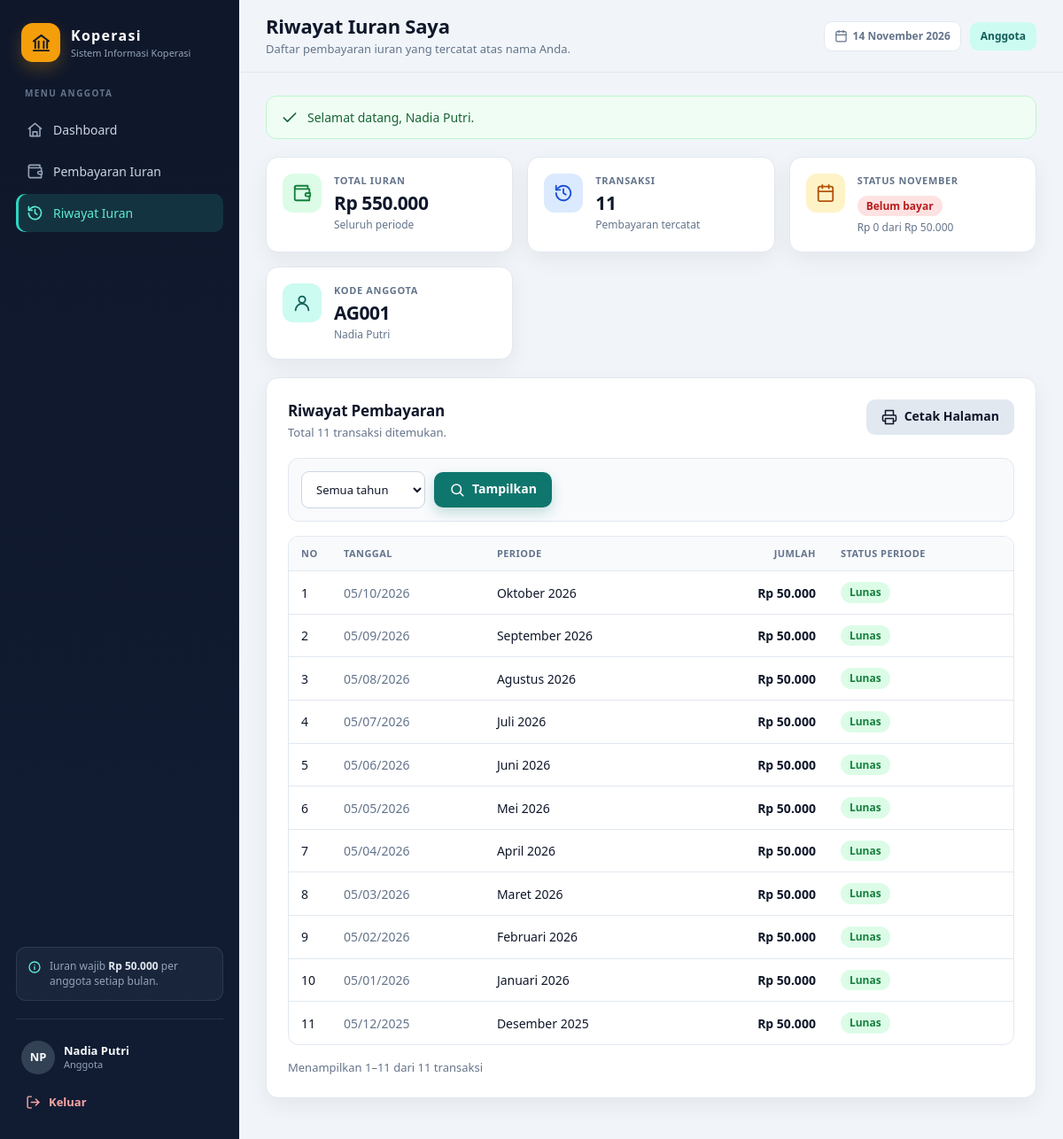
The app's page /riwayat_kas.php (signed in) with its own data.
### tables this page shows
CREATE TABLE `users` (
    `id` INT(11) NOT NULL AUTO_INCREMENT,
    `nama` VARCHAR(100) NOT NULL,
    `username` VARCHAR(50) NOT NULL,
    `password` VARCHAR(255) NOT NULL,
    `role` ENUM('admin', 'anggota') NOT NULL DEFAULT 'anggota',
    `anggota_id` INT(11) DEFAULT NULL,
    PRIMARY KEY (`id`),
    UNIQUE KEY `uq_users_username` (`username`),
    KEY `idx_users_anggota` (`anggota_id`),
    CONSTRAINT `fk_users_anggota` FOREIGN KEY (`anggota_id`)
        REFERENCES `anggota` (`id`) ON DELETE SET NULL ON UPDATE CASCADE
);

CREATE TABLE `anggota` (
    `id` INT(11) NOT NULL AUTO_INCREMENT,
    `kode_anggota` VARCHAR(20) NOT NULL,
    `nama` VARCHAR(100) NOT NULL,
    `alamat` TEXT DEFAULT NULL,
    `telepon` VARCHAR(20) DEFAULT NULL,
    PRIMARY KEY (`id`),
    UNIQUE KEY `uq_anggota_kode` (`kode_anggota`)
);

CREATE TABLE `kas` (
    `id` INT(11) NOT NULL AUTO_INCREMENT,
    `anggota_id` INT(11) NOT NULL,
    `bulan` VARCHAR(20) NOT NULL,
    `tahun` INT(11) NOT NULL,
    `jumlah` DECIMAL(12,2) NOT NULL,
    `tanggal` TIMESTAMP NOT NULL DEFAULT CURRENT_TIMESTAMP,
    PRIMARY KEY (`id`),
    KEY `idx_kas_anggota` (`anggota_id`),
    KEY `idx_kas_periode` (`tahun`, `bulan`),
    KEY `idx_kas_anggota_periode` (`anggota_id`, `tahun`, `bulan`),
    CONSTRAINT `fk_kas_anggota` FOREIGN KEY (`anggota_id`)
        REFERENCES `anggota` (`id`) ON DELETE RESTRICT ON UPDATE CASCADE,
    CONSTRAINT `chk_kas_jumlah` CHECK (`jumlah` > 0),
    CONSTRAINT `chk_kas_tahun` CHECK (`tahun` BETWEEN 2000 AND 2100)
);

### riwayat_kas.php (the view, shortened to what the rows shown need)
<?php
require_once __DIR__ . '/includes/bootstrap.php';
$user = current_user();
$dbUser = db_one(
    $conn,
    'SELECT id, nama, username, anggota_id FROM users WHERE id = ? LIMIT 1',
    [$user['id']]
);
$anggotaId = $dbUser['anggota_id'] !== null ? (int) $dbUser['anggota_id'] : null;
$anggota = $anggotaId !== null
    ? db_one($conn, 'SELECT id, kode_anggota, nama FROM anggota WHERE id = ? LIMIT 1', [$anggotaId])
    : null;
$tahun = get_int('tahun');
$page = max(1, get_int('hal'));
$perPage = 15;
$total = 0;
$totalNominal = 0.0;
$pagination = paginate(0, $perPage, 1);
$transaksi = [];
$statusBulanIni = 0.0;
if ($anggota !== null) {
    $where = ' WHERE kas.anggota_id = ?';
    $params = [$anggotaId];
    $total = (int) db_value($conn, 'SELECT COUNT(*) FROM kas' . $where, $params);
    $totalNominal = (float) db_value($conn, 'SELECT COALESCE(SUM(kas.jumlah), 0) FROM kas' . $where, $params);
    $pagination = paginate($total, $perPage, $page);
    $transaksi = db_all(
        $conn,
        'SELECT kas.id, kas.bulan, kas.tahun, kas.jumlah, kas.tanggal,
                (SELECT COALESCE(SUM(k2.jumlah), 0)
                 FROM kas k2
                 WHERE k2.anggota_id = kas.anggota_id
                   AND k2.bulan = kas.bulan
                   AND k2.tahun = kas.tahun) AS total_periode
         FROM kas' . $where . '
         ORDER BY kas.tahun DESC, kas.tanggal DESC, kas.id DESC
         LIMIT ' . (int) $pagination['per_page'] . ' OFFSET ' . (int) $pagination['offset'],
        $params
    );
    $statusBulanIni = (float) db_value(
        $conn,
        'SELECT COALESCE(SUM(jumlah), 0) FROM kas WHERE anggota_id = ? AND bulan = ? AND tahun = ?',
        [$anggotaId, bulan_ini(), (int) date('Y')]
    );
}
render_app_start(
    'Riwayat Iuran Saya',
    'riwayat_kas.php',
    'Riwayat Iuran Saya',
    'Daftar pembayaran iuran yang tercatat atas nama Anda.'
);
?>
<?php if ($anggota === null): ?>
    <div class="alert alert-warning" role="alert">
        <?= icon('alert') ?>
        <div>
            <strong>Akun belum terhubung ke data anggota.</strong>
            <p>Hubungi admin agar riwayat iuran Anda dapat ditampilkan.</p>
        </div>
    </div>
<?php else: ?>
    <div class="stats">
        <article class="stat">
            <span class="stat-icon stat-icon-green"><?= icon('wallet') ?></span>
            <div>
                <p class="stat-label">Total Iuran</p>
                <h2><?= rupiah($totalNominal) ?></h2>
                <p class="stat-hint"><?= $tahun > 0 ? 'Tahun ' . $tahun : 'Seluruh periode' ?></p>
            </div>
        </article>
        <article class="stat">
            <span class="stat-icon stat-icon-blue"><?= icon('history') ?></span>
            <div>
                <p class="stat-label">Transaksi</p>
                <h2><?= number_format($total, 0, ',', '.') ?></h2>
                <p class="stat-hint">Pembayaran tercatat</p>
            </div>
        </article>
        <article class="stat">
            <span class="stat-icon stat-icon-amber"><?= icon('calendar') ?></span>
            <div>
                <p class="stat-label">Status <?= e(bulan_ini()) ?></p>
                <div class="stat-badge"><?= status_badge($statusBulanIni) ?></div>
                <p class="stat-hint"><?= rupiah($statusBulanIni) ?> dari <?= rupiah(IURAN_WAJIB) ?></p>
            </div>
        </article>
        <article class="stat">
            <span class="stat-icon"><?= icon('user') ?></span>
            <div>
                <p class="stat-label">Kode Anggota</p>
                <h2><?= e($anggota['kode_anggota']) ?></h2>
                <p class="stat-hint"><?= e($anggota['nama']) ?></p>
            </div>
        </article>
    </div>
    <section class="panel">
        <div class="panel-head">
            <div>
                <h2>Riwayat Pembayaran</h2>
                <p>Total <?= number_format($total, 0, ',', '.') ?> transaksi ditemukan.</p>
            </div>
            <button type="button" class="btn btn-secondary no-print" data-print>
                <?= icon('print') ?> Cetak Halaman
            </button>
        </div>
        <form method="get" class="filter-bar no-print">
            <select name="tahun" aria-label="Filter tahun">
                <option value="0">Semua tahun</option>
            </select>
            <button type="submit" class="btn btn-primary"><?= icon('search') ?> Tampilkan</button>
        </form>
        <?php if ($transaksi === []): ?>
            <div class="empty-state">
                <?= icon('history') ?>
                <h3>Belum ada pembayaran</h3>
                <p>Pembayaran iuran yang dicatat admin akan tampil di halaman ini.</p>
            </div>
        <?php else: ?>
            <div class="table-wrap">
                <table>
                    <thead>
                        <tr>
                            <th class="w-narrow">No</th>
                            <th>Tanggal</th>
                            <th>Periode</th>
                            <th class="text-right">Jumlah</th>
                            <th>Status Periode</th>
                        </tr>
                    </thead>
                    <tbody>
                        <?php foreach ($transaksi as $index => $row): ?>
                            <tr>
                                <td><?= (int) $pagination['offset'] + $index + 1 ?></td>
                                <td class="text-muted"><?= e(tanggal_indo($row['tanggal'])) ?></td>
                                <td><?= e($row['bulan']) ?> <?= e((string) $row['tahun']) ?></td>
                                <td class="text-right"><strong><?= rupiah($row['jumlah']) ?></strong></td>
                                <td><?= status_badge((float) ($row['total_periode'] ?? $row['jumlah'])) ?></td>
                            </tr>
                        <?php endforeach; ?>
                    </tbody>
                </table>
            </div>
            <div class="table-footer no-print">
                <span class="text-muted text-sm">
                    Menampilkan <?= (int) $pagination['offset'] + 1 ?>–<?= min($total, (int) $pagination['offset'] + $pagination['per_page']) ?>
                    dari <?= number_format($total, 0, ',', '.') ?> transaksi
                </span>
            </div>
        <?php endif; ?>
    </section>
<?php endif; ?>
<?php render_app_end(); ?>

### includes/layout.php (shortened to what the rows shown need)
<?php
function render_head(string $title, string $bodyClass = ''): void
{
    ?>
<!DOCTYPE html>
<html lang="id">
<head>
    <link rel="stylesheet" href="<?= e(asset('style.css')) ?>">
</head>
<body<?= $bodyClass !== '' ? ' class="' . e($bodyClass) . '"' : '' ?>>
    <?php
}
function render_app_start(string $title, string $active, string $heading = '', string $subtitle = ''): void
{
    $user = current_user();
    $isAdmin = $user['role'] === 'admin';
    $heading = $heading !== '' ? $heading : $title;
    render_head($title);
    ?>
<div class="app">
    <aside class="sidebar" id="sidebar" aria-label="Menu utama">
            <span class="brand-logo"><?= icon('bank') ?></span>
        <div class="sidebar-footer">
            <div class="user-chip">
                <span class="avatar"><?= e(initials($user['nama'])) ?></span>
                <span class="user-chip-text">
                    <strong><?= e($user['nama']) ?></strong>
                    <small><?= $isAdmin ? 'Administrator' : 'Anggota' ?></small>
                </span>
            </div>
        </div>
    </aside>
    <div class="main">
        <header class="topbar">
            <div class="page-heading">
                <h1><?= e($heading) ?></h1>
            </div>
        </header>
        <main class="content">
    <?php
}
function render_app_end(): void
{
    ?>
        </main>
    </div>
</div>
</body>
</html>
    <?php
}

### includes/functions.php (shortened to what the rows shown need)
<?php
function e(mixed $value): string
{
    return htmlspecialchars((string) ($value ?? ''), ENT_QUOTES, 'UTF-8');
}
function base_url(): string
{
    $script = str_replace('\\', '/', (string) ($_SERVER['SCRIPT_NAME'] ?? ''));
    $dir = rtrim(dirname($script), '/');
    return $dir === '' ? '/' : $dir . '/';
}
function asset(string $path): string
{
    $relative = 'assets/' . ltrim($path, '/');
    $full = dirname(__DIR__) . '/' . $relative;
    $version = is_file($full) ? (string) filemtime($full) : '0';
    return base_url() . $relative . '?v=' . $version;
}
function get(string $key, string $default = ''): string
{
    $value = $_GET[$key] ?? $default;
    return is_string($value) ? trim($value) : $default;
}
function get_int(string $key): int
{
    return (int) get($key);
}
function rupiah(mixed $number): string
{
    return 'Rp ' . number_format((float) $number, 0, ',', '.');
}
function tanggal_indo(?string $datetime, bool $denganWaktu = false): string
{
    $timestamp = strtotime($datetime);
    return date($denganWaktu ? 'd/m/Y H:i' : 'd/m/Y', $timestamp);
}
function tanggal_panjang(?string $datetime = null): string
{
    $bulan = [
        1 => 'Januari', 'Februari', 'Maret', 'April', 'Mei', 'Juni',
        'Juli', 'Agustus', 'September', 'Oktober', 'November', 'Desember',
    ];
    $timestamp = $datetime === null ? time() : (strtotime($datetime) ?: time());
    return date('j', $timestamp) . ' ' . $bulan[(int) date('n', $timestamp)] . ' ' . date('Y', $timestamp);
}
function initials(string $name): string
{
    $parts = preg_split('/\s+/', trim($name)) ?: [];
    $first = mb_substr($parts[0] ?? '', 0, 1);
    $second = isset($parts[1]) ? mb_substr($parts[1], 0, 1) : '';
    return mb_strtoupper($first . $second);
}
function bulan_list(): array
{
    static $bulan = [
        'Januari', 'Februari', 'Maret', 'April', 'Mei', 'Juni',
        'Juli', 'Agustus', 'September', 'Oktober', 'November', 'Desember',
    ];
    return $bulan;
}
function bulan_ini(): string
{
    return bulan_list()[(int) date('n') - 1];
}
function status_badge(float $total): string
{
    if ($total <= 0) {
        return '<span class="badge badge-danger">Belum bayar</span>';
    }
    return '<span class="badge badge-success">Lunas</span>';
}
function take_flashes(): array
{
    $flashes = $_SESSION['flash'] ?? [];
    return is_array($flashes) ? $flashes : [];
}
function render_flashes(): string
{
    $flashes = take_flashes();
    $allowed = ['success', 'danger', 'warning', 'info'];
    $icons = [
        'success' => 'check',
        'danger' => 'alert',
        'warning' => 'alert',
        'info' => 'info',
    ];
    $html = '';
    foreach ($flashes as $item) {
        $type = in_array($item['type'] ?? '', $allowed, true) ? $item['type'] : 'info';
        $html .= '<div class="alert alert-' . $type . '" role="alert">'
            . icon($icons[$type])
            . '<span>' . e($item['message'] ?? '') . '</span>'
            . '</div>';
    }
    return $html;
}
function db_stmt(mysqli $conn, string $sql, array $params = []): mysqli_stmt
{
    $stmt = $conn->prepare($sql);
    $stmt->execute($params === [] ? null : $params);
    return $stmt;
}
function db_all(mysqli $conn, string $sql, array $params = []): array
{
    $stmt = db_stmt($conn, $sql, $params);
    $result = $stmt->get_result();
    $rows = $result instanceof mysqli_result ? $result->fetch_all(MYSQLI_ASSOC) : [];
    return $rows;
}
function db_one(mysqli $conn, string $sql, array $params = []): ?array
{
    $rows = db_all($conn, $sql, $params);
    return $rows[0] ?? null;
}
function db_value(mysqli $conn, string $sql, array $params = []): mixed
{
    $row = db_one($conn, $sql, $params);
    return reset($row);
}
function paginate(int $total, int $perPage, int $page): array
{
    $perPage = max(1, $perPage);
    $pages = max(1, (int) ceil($total / $perPage));
    $page = max(1, min($page, $pages));
    return [
        'total' => $total,
        'per_page' => $perPage,
        'pages' => $pages,
        'page' => $page,
        'offset' => ($page - 1) * $perPage,
    ];
}
function icon(string $name, string $class = ''): string
{
    $path = $icons[$name] ?? $icons['info'];
    $extra = $class !== '' ? ' ' . e($class) : '';
    return '<svg class="icon' . $extra . '" viewBox="0 0 24 24" fill="none" stroke="currentColor" '
        . 'stroke-width="2" stroke-linecap="round" stroke-linejoin="round" aria-hidden="true">'
        . $path . '</svg>';
}

### records on screen
users: nama "NP", nama "Nadia Putri"
anggota: kode_anggota "AG001", nama "Nadia Putri"
kas: offset "1", tanggal "05/10/2026", bulan "Oktober", tahun "2026", jumlah "Rp 50.000"
kas: offset "2", tanggal "05/09/2026", bulan "September", tahun "2026", jumlah "Rp 50.000"
kas: offset "3", tanggal "05/08/2026", bulan "Agustus", tahun "2026", jumlah "Rp 50.000"
kas: offset "4", tanggal "05/07/2026", bulan "Juli", tahun "2026", jumlah "Rp 50.000"
kas: offset "5", tanggal "05/06/2026", bulan "Juni", tahun "2026", jumlah "Rp 50.000"
kas: offset "6", tanggal "05/05/2026", bulan "Mei", tahun "2026", jumlah "Rp 50.000"
kas: offset "7", tanggal "05/04/2026", bulan "April", tahun "2026", jumlah "Rp 50.000"
kas: offset "8", tanggal "05/03/2026", bulan "Maret", tahun "2026", jumlah "Rp 50.000"
kas: offset "9", tanggal "05/02/2026", bulan "Februari", tahun "2026", jumlah "Rp 50.000"
kas: offset "10", tanggal "05/01/2026", bulan "Januari", tahun "2026", jumlah "Rp 50.000"
kas: offset "11", tanggal "05/12/2025", bulan "Desember", tahun "2025", jumlah "Rp 50.000"

### other values on screen
APP_NAME "Koperasi"
APP_TAGLINE "Sistem Informasi Koperasi"
$item['label'] "Dashboard"
$item['label'] "Pembayaran Iuran"
$item['label'] "Riwayat Iuran"
rupiah(IURAN_WAJIB) "Rp 50.000"
$heading "Riwayat Iuran Saya"
$subtitle "Daftar pembayaran iuran yang tercatat atas nama Anda."
tanggal_panjang() "14 November 2026"
$item['message'] "Selamat datang, Nadia Putri."
rupiah($totalNominal) "Rp 550.000"
$total "11"
bulan_ini() "NOVEMBER"
rupiah($statusBulanIni) "Rp 0"
min($total, (int) $pagination['offset'] + $pagination['per_page']) "11"
